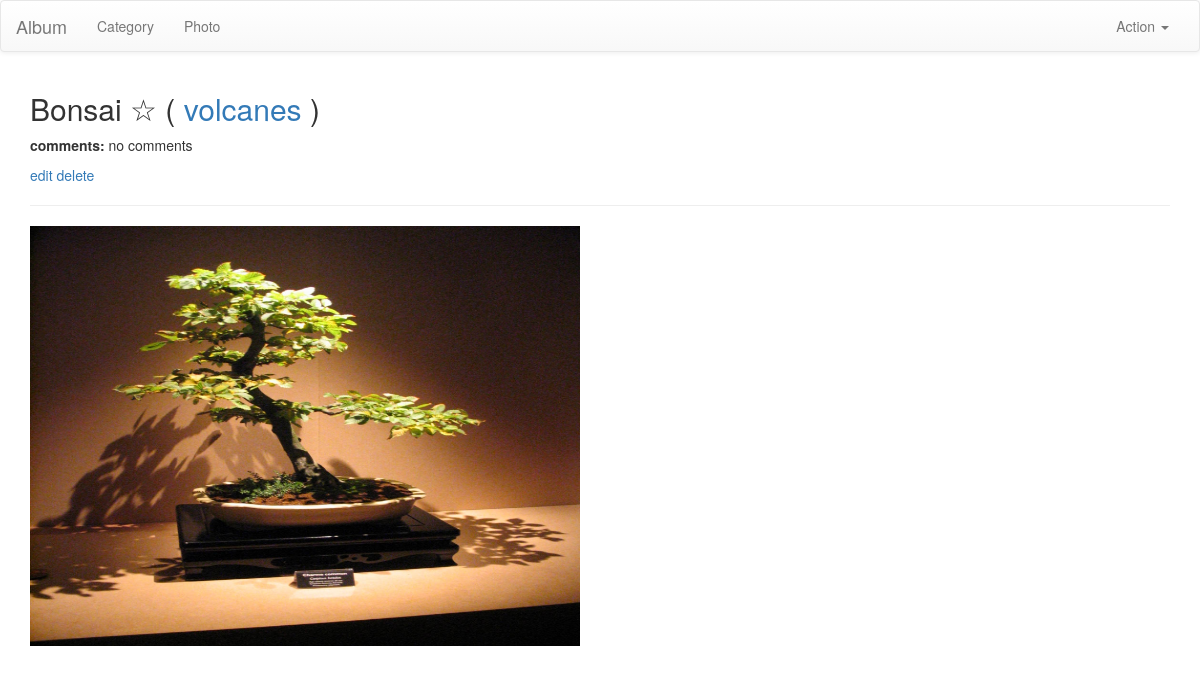
/album/photo/9/detail/, run on the app's committed database.
### album/models.py (models this page shows, shortened)
class Photo(models.Model):
    category = models.ForeignKey('Category', on_delete=models.PROTECT )
    title = models.CharField(max_length=50, default='No title')
    photo = models.ImageField(upload_to='photos/')
    pub_date = models.DateField(auto_now_add=True)
    favorite = models.BooleanField(default=False)
    comment = models.CharField(max_length=200, blank=True)

class Category(models.Model):
    name = models.CharField(max_length=50)
    def __str__(self):
        return self.name

### album/views.py (the view)
# urls.py: path('photo/<int:pk>/detail/', views.PhotoDetailView.as_view(), name='photo-detail'),
class PhotoDetailView(DetailView):
	model = Photo

### album/templates/album/photo_detail.html
{% extends 'base.html' %}
{% load static %}
{% block section %}
   <h2>
       {{ object.title }}
       {% if object.favorite %}
              &#9733;
       {% else %}
              &#9734;
       {% endif %}
       {% if object.category_id %}
         ( <a href="{% url "category-detail" object.category_id %}">
             {{ object.category }}
           </a> )
       {% endif %}
    </h2>
    <p><strong>comments: </strong>{{ object.comment|default:"no comments" }}</p>
    <a href="{% url "photo-update" object.id %}">edit</a>
    <a href="{% url "photo-delete" object.id %}">delete</a>
   <hr>
{% endblock section %}
{% block maincontent %}
<div>
 <div>
     <img src="{% static object.photo.url %}" style="width:550px;height:420px" />
 </div>
</div>
{% endblock maincontent %}

### data on the page
Photo: title "Bonsai", category "volcanes", comment "no comments", photo (picture)
